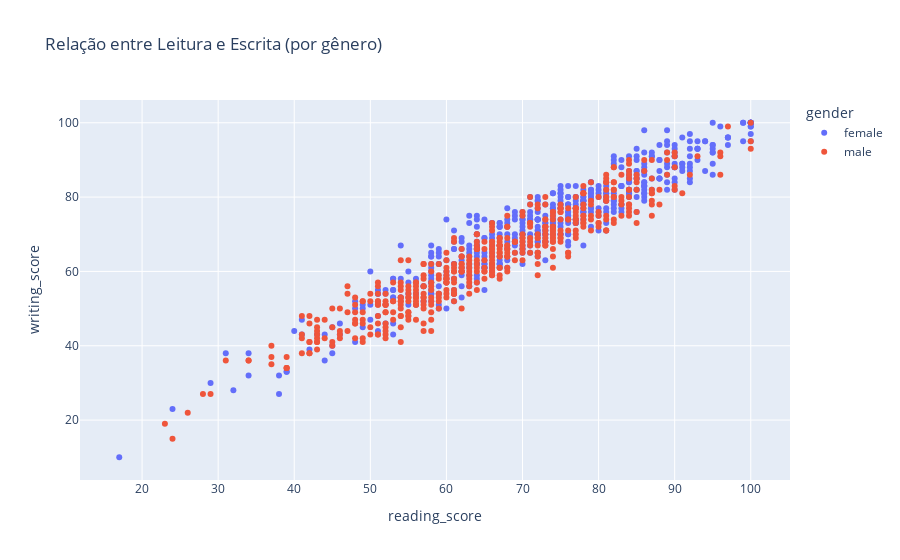

Notebook source saved alongside this figure:
### Code cell
# 3) Scatterplot (relação entre leitura e escrita)
fig = px.scatter(
    df,
    x="reading_score",
    y="writing_score",
    color="gender",
    title="Relação entre Leitura e Escrita (por gênero)",
)
fig.show()

### Figure 1 — Plotly figure (JSON) as saved in the notebook; plotly's stock layout.template omitted (floating-point values rounded to 4 significant figures; data arrays with more than 128 entries replaced by an {"elided": "..."} marker saying what was removed)
{"data": [{"hovertemplate": "gender=female<br>reading_score=%{x}<br>writing_score=%{y}<extra></extra>", "legendgroup": "female", "marker": {"color": "#636efa", "symbol": "circle"}, "mode": "markers", "name": "female", "orientation": "v", "showlegend": true, "type": "scatter", "x": {"elided": "518 int values"}, "xaxis": "x", "y": {"elided": "518 int values"}, "yaxis": "y"}, {"hovertemplate": "gender=male<br>reading_score=%{x}<br>writing_score=%{y}<extra></extra>", "legendgroup": "male", "marker": {"color": "#EF553B", "symbol": "circle"}, "mode": "markers", "name": "male", "orientation": "v", "showlegend": true, "type": "scatter", "x": {"elided": "482 int values"}, "xaxis": "x", "y": {"elided": "482 int values"}, "yaxis": "y"}], "layout": {"legend": {"title": {"text": "gender"}, "tracegroupgap": 0}, "title": {"text": "Relação entre Leitura e Escrita (por gênero)"}, "xaxis": {"anchor": "y", "domain": [0, 1], "title": {"text": "reading_score"}}, "yaxis": {"anchor": "x", "domain": [0, 1], "title": {"text": "writing_score"}}}}
